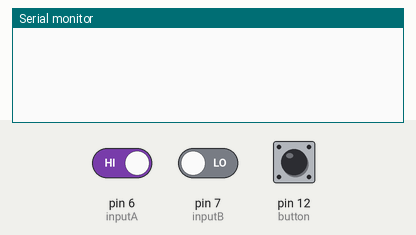
The sketch below on a simulated Arduino Uno, built with avr-gcc and run on an emulated ATmega328P. Parts: the last lines printed to the serial monitor. Inputs (shaded band) come from the test bench; at power-on: pin 6 (inputA) HIGH, pin 7 (inputB) LOW, pin 12 (button) HIGH.

Above: at 1.2 s.
1.3 s: pin 6 (inputA) driven LOW
At 1.46 s:
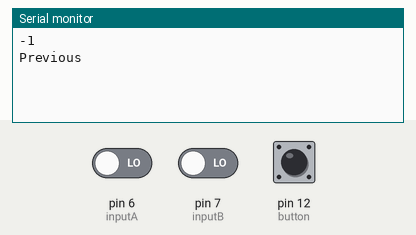
2.8 s: pin 7 (inputB) driven HIGH
At 3.06 s:
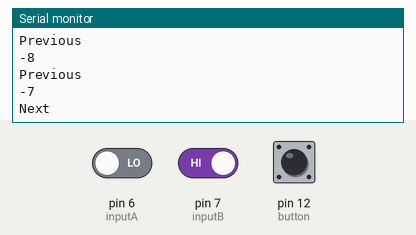
4.6 s: pin 12 (button) pulled LOW for 0.15 s
6.2 s: pin 7 (inputB) driven LOW
At 6.46 s:
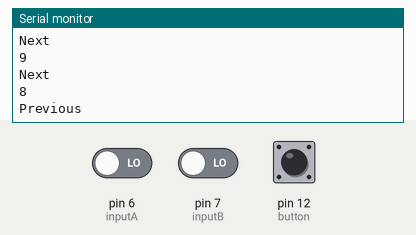
Timing chart, 0 to 8.7 s (numbered marks = the images above; inputs shaded):
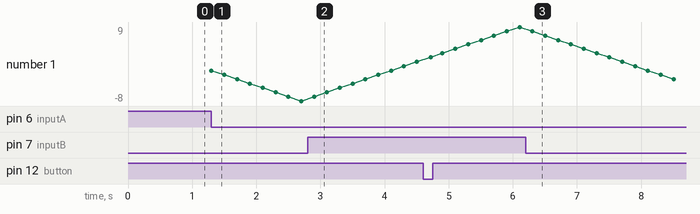

Measured:
- after the input at 1.3 s, the serial monitor: prints a new line at once (image 1)
- after the input at 2.8 s, the serial monitor: prints a new line after 0.11 s (image 2)
- after the input at 6.2 s, the serial monitor: prints a new line after 0.11 s (image 3)
- plotted number 1: -8 → 1 after the input at 2.8 s

The sketch:

rotary_testing.ino
```cpp
#define inputA 6
#define inputB 7

#define button 12

int prevCounter = 0;
int counter = 0;
int aState;
int aLastState;

boolean buttonState = false;

void setup(){

pinMode(inputA, INPUT);
pinMode(inputB, INPUT);
pinMode(button, INPUT);

Serial.begin(9600);

aLastState = digitalRead(inputA);

}


void loop(){

  aState = digitalRead(inputA);


  if(aState != aLastState){
    if(digitalRead(inputB) != aState) {
      counter++;

    }else{
      counter--;
    }

Serial.println(counter);

    if(counter > prevCounter){
      Serial.println("Next");

    }
    if(counter < prevCounter){
      Serial.println("Previous");
    }

    prevCounter= counter;

//    Serial.print("Position:");
//    Serial.println(counter);
    delay(200);
  }

  boolean buttonPress = !digitalRead(button);

  if(buttonPress){

    if(!buttonState){
      buttonState = true;
      Serial.println("button pressed");
    }

  }else{

    if(buttonState){
      buttonState = false;
    }

  }

  aState = aLastState;
}
```
